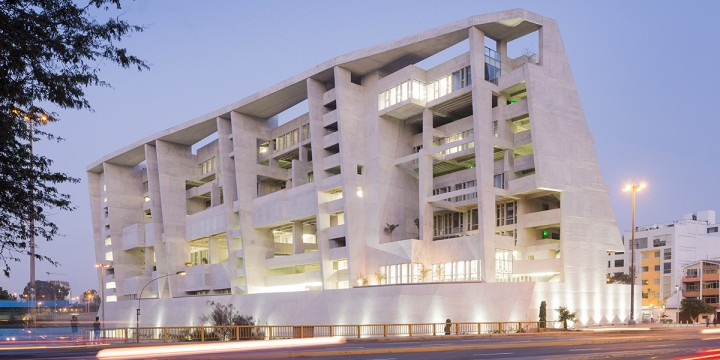
#> input picture Autonoma/Tarea 2/parte 1/images/building.jpg, 720 x 360 px
$ python 3-histograma.py
#> lines starting #> are read from the running program, lines starting #| are printed output that depends on the picture
# -*- coding: utf-8 -*-
import cv2
from matplotlib import pyplot as plt

# Lectura de una imagen (el 0 al final indica que se lee como escala de gris)
Igray = cv2.imread('images/building.jpg', 0)
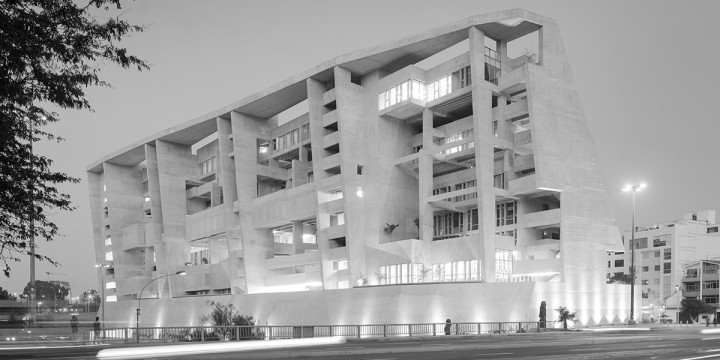
#> Igray: shape (360, 720); min 0, max 255, mean 156.7

# Forma 1: histograma usando cv2
# ===============================
# Crear histograma: (I, canal 0, mask=None, tamaño, rango)
hist = cv2.calcHist([Igray], [0], None, [256], [0,256])
#> hist = 256 values, max 6393 at index 175, min 13 at index 1, mean 1012.5
# Mostrar histograma
plt.plot(hist)
plt.grid()
plt.ylabel("Frecuencia de color")
plt.title("Histograma mediante OpenCV")
plt.xlabel("Rango")
plt.show()
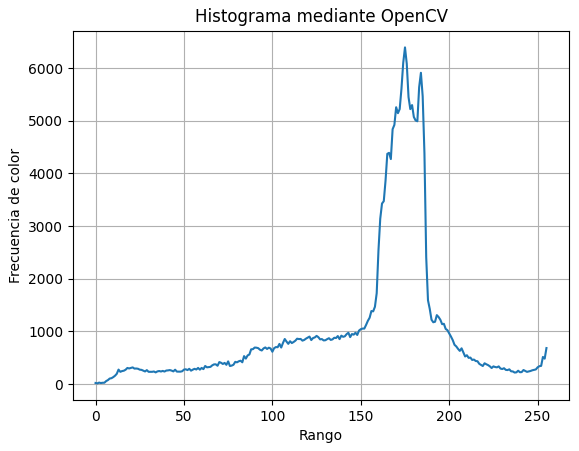
#> figure drawn by matplotlib, 1 panel; curve peaks at x = 175, y = 6393


# Forma 2: usando numpy
# =====================
import numpy as np
# Crear histograma con 128 barras en el rango 0 a 256
hist = np.histogram(Igray, bins=128, range=(0, 256))
# Bordes de las barras
bin_edges = hist[1]
#> bin_edges = 129 values from 0 to 256
# Centro de la barra: promedio entre los bordes
bin_centers = (bin_edges[1:]  + bin_edges[0:len(bin_edges)-1])/2
#> bin_centers = 128 values from 1 to 255
# Gráfico del histograma (rhist[0] contiene las frecuencias)
plt.bar(bin_centers, hist[0]);
plt.grid()
plt.ylabel("Frecuencia de color")
plt.xlabel("Rango")
plt.title("Histograma mediante NumPy")
plt.show()
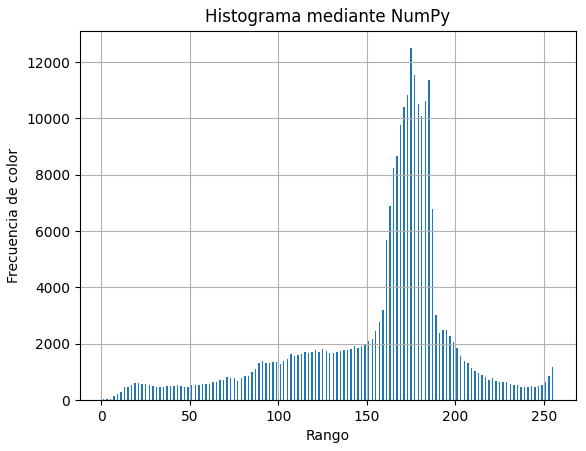
#> figure drawn by matplotlib, 1 panel; tallest bar 12493 high, from x = 174.6 to 175.4


# Histograma de color
# ====================
# Leer imagen de color
I = cv2.imread('images/building.jpg')
#> I is the input picture: shape (360, 720, 3); mean B, G, R 165.7, 153.2, 160.1
# Histograma de cada canal RGB
bhist = np.histogram(I[:,:,0], bins=32, range=(0, 256))
ghist = np.histogram(I[:,:,1], bins=32, range=(0, 256))
rhist = np.histogram(I[:,:,2], bins=32, range=(0, 256))
# Concatenación de histogramas ("features")
hist = np.concatenate((rhist[0], ghist[0], bhist[0])).astype(np.float64)
#> hist = 96 values, max 43715 at index 53, min 225 at index 64, mean 8100
# Vector del tamaño de hist
n = np.arange(len(hist))
#> n = 96 values from 0 to 95
# Gráfico de los 3 histogramas concatenados ("features")
plt.figure(figsize=(12,3))
plt.bar(n, hist)
plt.grid()
plt.ylabel("Frecuencia")
plt.xlabel("Rango")
plt.title("Hisograma del Canal BGR")
plt.show()
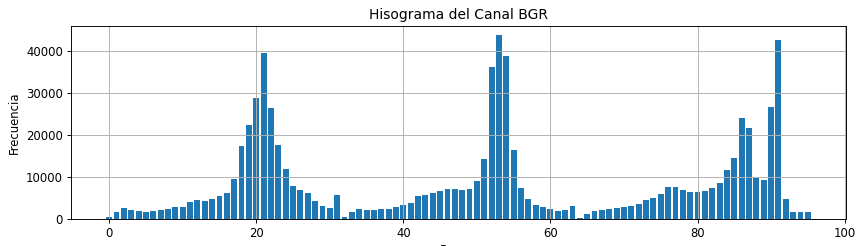
#> figure drawn by matplotlib, 1 panel; tallest bar 43715 high, from x = 52.6 to 53.4


# Ecualización de histograma (opcional)
# =====================================
ecualizacion = True
if (ecualizacion):
    I = cv2.imread('images/dark.jpg',0)
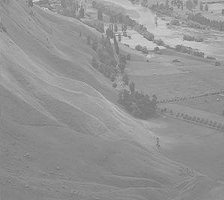
#> input picture Autonoma/Tarea 2/parte 1/images/dark.jpg, 224 x 200 px
#> I is the input picture: shape (200, 224); min 104, max 224, mean 147.6
    equ = cv2.equalizeHist(I)
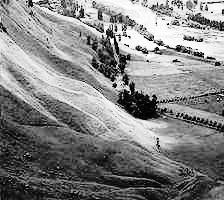
#> equ: shape (200, 224); min 0, max 255, mean 130.5
    cv2.imshow('original', I)
    cv2.imshow('equalized', I)
    cv2.waitKey(0)
    cv2.destroyAllWindows()
